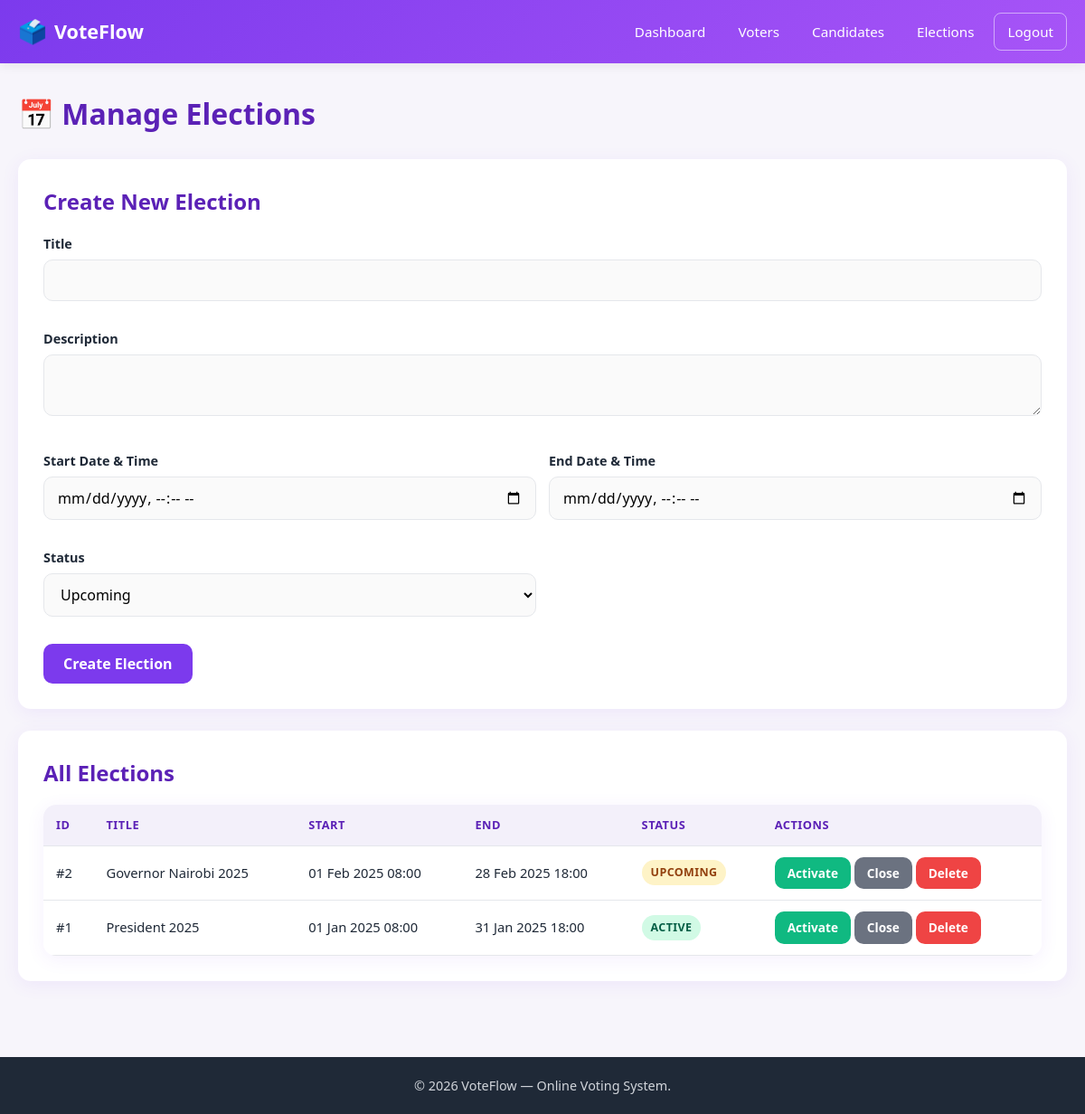
The page /admin/elections.php (signed in) on the database its author committed.
### tables this page shows
CREATE TABLE election (
    election_id INT AUTO_INCREMENT PRIMARY KEY,
    title       VARCHAR(150) NOT NULL,
    description TEXT,
    start_date  DATETIME NOT NULL,
    end_date    DATETIME NOT NULL,
    status      ENUM('upcoming','active','closed') DEFAULT 'upcoming',
    created_by  INT,
    CONSTRAINT fk_election_admin
        FOREIGN KEY (created_by) REFERENCES admin(admin_id) ON DELETE SET NULL
);

### admin/elections.php (the view, shortened to what this page needs)
<?php
require_once __DIR__ . '/../config/db.php';
$elections = $conn->query("SELECT * FROM election ORDER BY election_id DESC")->fetch_all(MYSQLI_ASSOC);
require_once __DIR__ . '/../includes/header.php';
?>
<h1 style="color:var(--primary-dark); margin-bottom:24px;">📅 Manage Elections</h1>
<div class="card">
    <h2>Create New Election</h2>
    <form method="POST" style="display:grid; gap:14px; grid-template-columns:1fr 1fr;">
        <div class="form-group" style="grid-column:1/-1;"><label>Title</label><input name="title" required></div>
        <div class="form-group" style="grid-column:1/-1;"><label>Description</label><textarea name="description" rows="2"></textarea></div>
        <div class="form-group"><label>Start Date &amp; Time</label><input type="datetime-local" name="start_date" required></div>
        <div class="form-group"><label>End Date &amp; Time</label><input type="datetime-local" name="end_date" required></div>
        <div class="form-group">
            <label>Status</label>
            <select name="status">
                <option value="upcoming">Upcoming</option>
            </select>
        </div>
        <div style="grid-column:1/-1;"><button class="btn btn-primary">Create Election</button></div>
    </form>
</div>
<div class="card">
    <h2>All Elections</h2>
    <div class="table-wrap">
        <table class="data">
            <thead><tr><th>ID</th><th>Title</th><th>Start</th><th>End</th><th>Status</th><th>Actions</th></tr></thead>
            <tbody>
                <?php foreach ($elections as $e): ?>
                    <tr>
                        <td>#<?= $e['election_id'] ?></td>
                        <td><?= htmlspecialchars($e['title']) ?></td>
                        <td><?= date('d M Y H:i', strtotime($e['start_date'])) ?></td>
                        <td><?= date('d M Y H:i', strtotime($e['end_date'])) ?></td>
                        <td>
                            <span class="badge <?= $e['status']=='active'?'badge-success':($e['status']=='closed'?'badge-danger':'badge-warn') ?>">
                                <?= ucfirst($e['status']) ?>
                            </span>
                        </td>
                        <td>
                            <a href="?set=active&id=<?= $e['election_id'] ?>" class="btn btn-success btn-sm">Activate</a>
                            <a href="?set=closed&id=<?= $e['election_id'] ?>" class="btn btn-sm" style="background:#6b7280;color:#fff;">Close</a>
                            <a href="?delete=<?= $e['election_id'] ?>" class="btn btn-danger btn-sm"
                               onclick="return confirm('Delete election and all its votes?');">Delete</a>
                        </td>
                    </tr>
                <?php endforeach; ?>
            </tbody>
        </table>
    </div>
</div>
<?php require_once __DIR__ . '/../includes/footer.php'; ?>

### assets/css/style.css (style rules this page uses)
* { margin:0; padding:0; box-sizing:border-box; }
:root { --primary:#7c3aed; --primary-dark:#5b21b6; --accent:#f59e0b; --success:#10b981; --danger:#ef4444; --surface:#ffffff; --page:#f7f5fb; --text:#1f2937; --muted:#6b7280; --border:#e5e7eb; --shadow:0 4px 20px rgba(124,58,237,0.08); --radius:14px; }
body { font-family:'Segoe UI', system-ui, -apple-system, sans-serif; background:var(--page); color:var(--text); line-height:1.6; min-height:100vh; display:flex; flex-direction:column; }
.card { background:var(--surface); border-radius:var(--radius); box-shadow:var(--shadow); padding:28px; margin-bottom:24px; }
.card h2 { color:var(--primary-dark); margin-bottom:16px; font-size:1.5rem; }
.form-group { margin-bottom:16px; }
.form-group label { display:block; margin-bottom:6px; font-weight:600; color:var(--text); font-size:0.9rem; }
.form-group input, .form-group select, .form-group textarea { width:100%; padding:11px 14px; border:1.5px solid var(--border); border-radius:10px; font-size:1rem; font-family:inherit; transition:border-color 0.2s, box-shadow 0.2s; background:#fafafa; }
.btn { display:inline-block; padding:11px 22px; border:none; border-radius:10px; font-size:1rem; font-weight:600; cursor:pointer; text-decoration:none; text-align:center; transition:transform 0.15s, box-shadow 0.2s, background 0.2s; font-family:inherit; }
.btn-primary { background:var(--primary); color:#fff; }
.btn-success { background:var(--success); color:#fff; }
.btn-danger { background:var(--danger); color:#fff; }
.btn-sm { padding:7px 14px; font-size:0.85rem; }
.table-wrap { overflow-x:auto; border-radius:var(--radius); box-shadow:var(--shadow); }
table.data { width:100%; border-collapse:collapse; background:#fff; font-size:0.92rem; }
table.data th, table.data td { padding:12px 14px; text-align:left; border-bottom:1px solid var(--border); white-space:nowrap; }
table.data th { background:#f3f0fa; color:var(--primary-dark); font-weight:700; text-transform:uppercase; font-size:0.8rem; letter-spacing:0.5px; }
.badge { display:inline-block; padding:4px 10px; border-radius:20px; font-size:0.78rem; font-weight:700; text-transform:uppercase; letter-spacing:0.4px; }
.badge-success { background:#d1fae5; color:#065f46; }
.badge-warn { background:#fef3c7; color:#92400e; }

### rows shown on the page
election: election_id "2", title "Governor Nairobi 2025", start_date "01 Feb 2025 08:00", end_date "28 Feb 2025 18:00", status "UPCOMING"
election: election_id "1", title "President 2025", start_date "01 Jan 2025 08:00", end_date "31 Jan 2025 18:00", status "ACTIVE"
